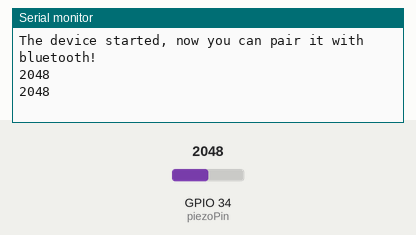
A sketch run on a simulated ESP32. On the bench: the last lines printed to the serial monitor. The test bench sets the inputs (shaded band); at power-on: GPIO 34 (piezoPin) = 2048. Nothing arrives over Bluetooth unless stated.

Above: at 1.2 s.
1.3 s: GPIO 34 (piezoPin) set to 2866
At 1.9 s:
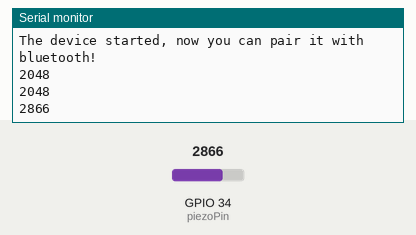
2.8 s: GPIO 34 (piezoPin) set to 3603
At 3.4 s:
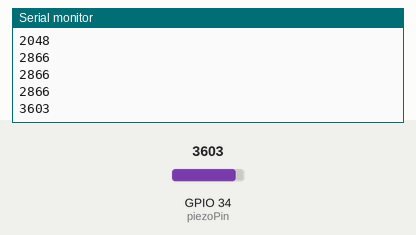
Timing chart, 0 to 5.8 s (numbered marks = the images above; inputs shaded):
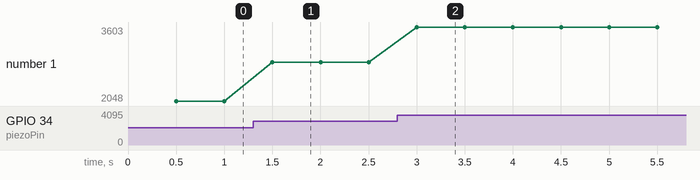

The sketch:

Bluetooth_with_sensor.ino
```cpp
#include "BluetoothSerial.h"

#if !defined(CONFIG_BT_ENABLED) || !defined(CONFIG_BLUEDROID_ENABLED)
#error Bluetooth is not enabled! Please run `make menuconfig` to and enable it
#endif

BluetoothSerial SerialBT;

const long piezoPin = 34;
unsigned long value = 0, previousMillis = 0, piezoValue = 0;
const long interval = 500;

void setup() {
  Serial.begin(115200);
  SerialBT.begin("ESP32test");
  Serial.println("The device started, now you can pair it with bluetooth!");
}

void loop() {
  unsigned long currentMillis = millis();
  piezoValue = analogRead(piezoPin);
  if(currentMillis - previousMillis >= interval) {
    previousMillis = currentMillis;
    SerialBT.println(piezoValue);
    Serial.println(piezoValue);
  }
}
```

Measured:
- after the input at 1.3 s, the serial monitor: prints a new line after 0.20 s (image 1)
- after the input at 2.8 s, the serial monitor: prints a new line after 0.20 s (image 2)
- plotted number 1: 2048 → 2866 after the input at 1.3 s, 2866 → 3603 after the input at 2.8 s
